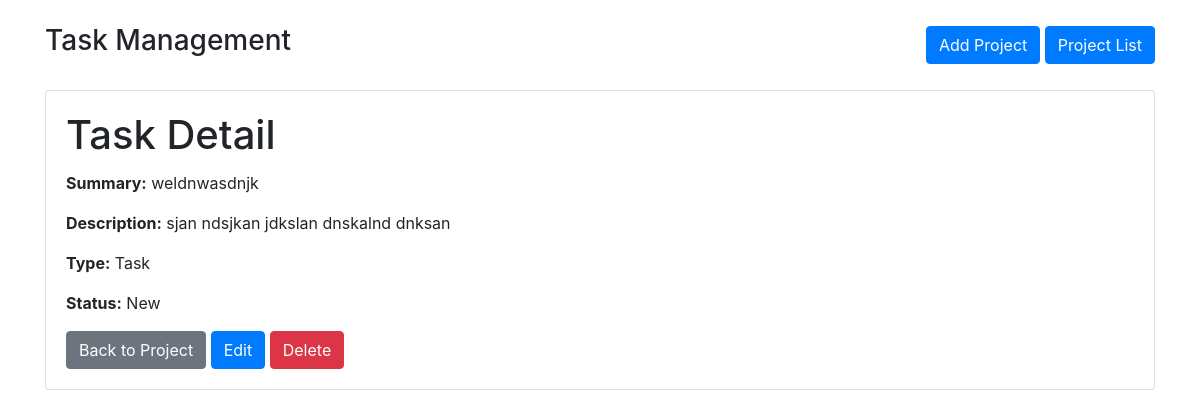
The page /task/3/ on the database its author committed.
### to_do_list/models.py (models this page shows, shortened)
class Task(models.Model):
    summary = models.CharField(max_length=100, null=False, unique=True, validators=[summary_length], verbose_name='Summary')
    description = models.TextField(null=True, blank=True, validators=[min_words], verbose_name='Description')
    status = models.ForeignKey(Status, on_delete=models.PROTECT, verbose_name='Status')
    type = models.ForeignKey(Type, null=False, on_delete=models.PROTECT, verbose_name='Type')
    project = models.ForeignKey(Project, null=False, on_delete=models.CASCADE, verbose_name='Project')
    created_at = models.DateTimeField(auto_now_add=True, verbose_name='Created at')
    updated_at = models.DateTimeField(auto_now=True, verbose_name='Updated at')
    is_deleted = models.BooleanField(default=False, verbose_name='Is Deleted')
    class Meta:
        db_table = 'tasks'
        verbose_name = 'Task'
        verbose_name_plural = 'Tasks'

class Type(models.Model):
    name = models.CharField(max_length=100, default='Task', verbose_name='Type')
    def __str__(self):
        return self.name
    class Meta:
        db_table = 'type'
        verbose_name = 'Type'
        verbose_name_plural = 'Types'

class Status(models.Model):
    name = models.CharField(max_length=100, default='new', verbose_name='Status')
    def __str__(self):
        return self.name
    class Meta:
        db_table = 'status'
        verbose_name = 'Status'
        verbose_name_plural = 'Statuses'

### to_do_list/views.py (the view)
# urls.py: path('task/<int:pk>/', views.TaskDetailView.as_view(), name='task_detail'),
class TaskDetailView(DetailView):
    model = Task
    template_name = 'task_detail.html'
    context_object_name = 'task'
    def get_object(self):
        task = super().get_object()
        if task.is_deleted:
            raise Http404("Task not found")
        return task

### to_do_list/templates/task_detail.html (shortened to what this page needs)
{% extends "base.html" %}
{% block content %}
    <div class="card mb-4">
        <div class="card-body">
            <h1 class="card-title">Task Detail</h1>
            <p class="card-text"><strong>Summary:</strong> {{ task.summary }}</p>
            <p class="card-text"><strong>Description:</strong> {{ task.description }}</p>
            <p class="card-text"><strong>Type:</strong> {{ task.type }}</p>
            <p class="card-text"><strong>Status:</strong> {{ task.status }}</p>
            <a href="{% url 'project_detail' task.project.pk %}" class="btn btn-secondary">Back to Project</a>
            <a href="{% url 'task_edit' task.pk %}" class="btn btn-primary">Edit</a>
            <a href="{% url 'task_delete' task.pk %}" class="btn btn-danger">Delete</a>
        </div>
    </div>
{% endblock %}

### rows shown on the page
Task: summary "weldnwasdnjk", description "sjan ndsjkan jdkslan dnskalnd dnksan", type "Task", status "New"
